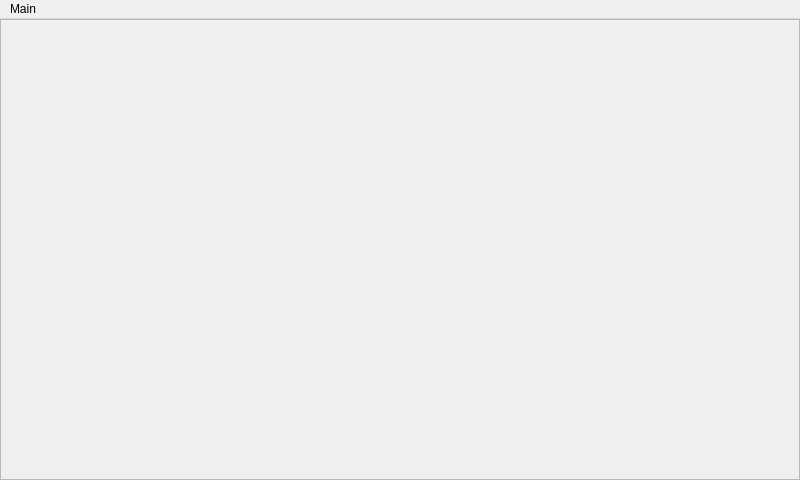
<?xml version="1.0" encoding="UTF-8"?>
<ui version="4.0">
 <class>MainWindow</class>
 <widget class="QMainWindow" name="MainWindow">
  <property name="geometry">
   <rect>
    <x>0</x>
    <y>0</y>
    <width>800</width>
    <height>480</height>
   </rect>
  </property>
  <property name="windowTitle">
   <string>FlashLauncher</string>
  </property>
  <widget class="QWidget" name="centralWidget">
   <layout class="QVBoxLayout" name="verticalLayout">
    <property name="margin">
     <number>0</number>
    </property>
    <item>
     <widget class="QScrollArea" name="scrollArea">
      <property name="styleSheet">
       <string notr="true">QWidget { 
	background-attachment: fixed;
}</string>
      </property>
      <property name="widgetResizable">
       <bool>true</bool>
      </property>
      <widget class="QWidget" name="scrollAreaWidgetContents">
       <property name="geometry">
        <rect>
         <x>0</x>
         <y>0</y>
         <width>794</width>
         <height>454</height>
        </rect>
       </property>
       <property name="styleSheet">
        <string notr="true">QWidget { 
	background-image: url(:/background/background.png); 
	background-attachment: fixed;
}</string>
       </property>
       <layout class="QVBoxLayout" name="verticalLayout_2">
        <property name="leftMargin">
         <number>0</number>
        </property>
        <property name="rightMargin">
         <number>0</number>
        </property>
        <item>
         <spacer name="verticalSpacer">
          <property name="orientation">
           <enum>Qt::Vertical</enum>
          </property>
          <property name="sizeHint" stdset="0">
           <size>
            <width>20</width>
            <height>432</height>
           </size>
          </property>
         </spacer>
        </item>
       </layout>
      </widget>
     </widget>
    </item>
   </layout>
  </widget>
  <widget class="QMenuBar" name="menuBar">
   <property name="geometry">
    <rect>
     <x>0</x>
     <y>0</y>
     <width>800</width>
     <height>20</height>
    </rect>
   </property>
   <widget class="QMenu" name="menuMain">
    <property name="title">
     <string>Main</string>
    </property>
    <addaction name="actionLaunch_fullscreen"/>
    <addaction name="actionUpdate_app_list"/>
    <addaction name="actionShow_hidden"/>
    <addaction name="actionSupport_forum"/>
    <addaction name="actionDisplay_tips_on_startup"/>
    <addaction name="actionMake_a_game_request"/>
    <addaction name="actionImport_local_SWF"/>
    <addaction name="actionAdd_game_manually"/>
    <addaction name="actionAbout"/>
    <addaction name="actionAbout_Qt"/>
   </widget>
   <addaction name="menuMain"/>
  </widget>
  <action name="actionLaunch_fullscreen">
   <property name="checkable">
    <bool>true</bool>
   </property>
   <property name="checked">
    <bool>true</bool>
   </property>
   <property name="text">
    <string>Force fullscreen</string>
   </property>
  </action>
  <action name="actionAbout">
   <property name="text">
    <string>About</string>
   </property>
  </action>
  <action name="actionAbout_Qt">
   <property name="text">
    <string>About Qt</string>
   </property>
  </action>
  <action name="actionUpdate_app_list">
   <property name="text">
    <string>Update app list</string>
   </property>
   <property name="visible">
    <bool>false</bool>
   </property>
  </action>
  <action name="actionDisplay_tips_on_startup">
   <property name="checkable">
    <bool>true</bool>
   </property>
   <property name="text">
    <string>Display tips on startup</string>
   </property>
  </action>
  <action name="actionMake_a_game_request">
   <property name="text">
    <string>Request game by email</string>
   </property>
   <property name="visible">
    <bool>false</bool>
   </property>
  </action>
  <action name="actionAdd_game_manually">
   <property name="text">
    <string>Add game</string>
   </property>
  </action>
  <action name="actionSupport_forum">
   <property name="text">
    <string>Support forum</string>
   </property>
  </action>
  <action name="actionShow_hidden">
   <property name="checkable">
    <bool>true</bool>
   </property>
   <property name="text">
    <string>Show hidden</string>
   </property>
  </action>
  <action name="actionImport_local_SWF">
   <property name="text">
    <string>Import SWFs</string>
   </property>
  </action>
 </widget>
 <layoutdefault spacing="6" margin="11"/>
 <resources/>
 <connections/>
</ui>
